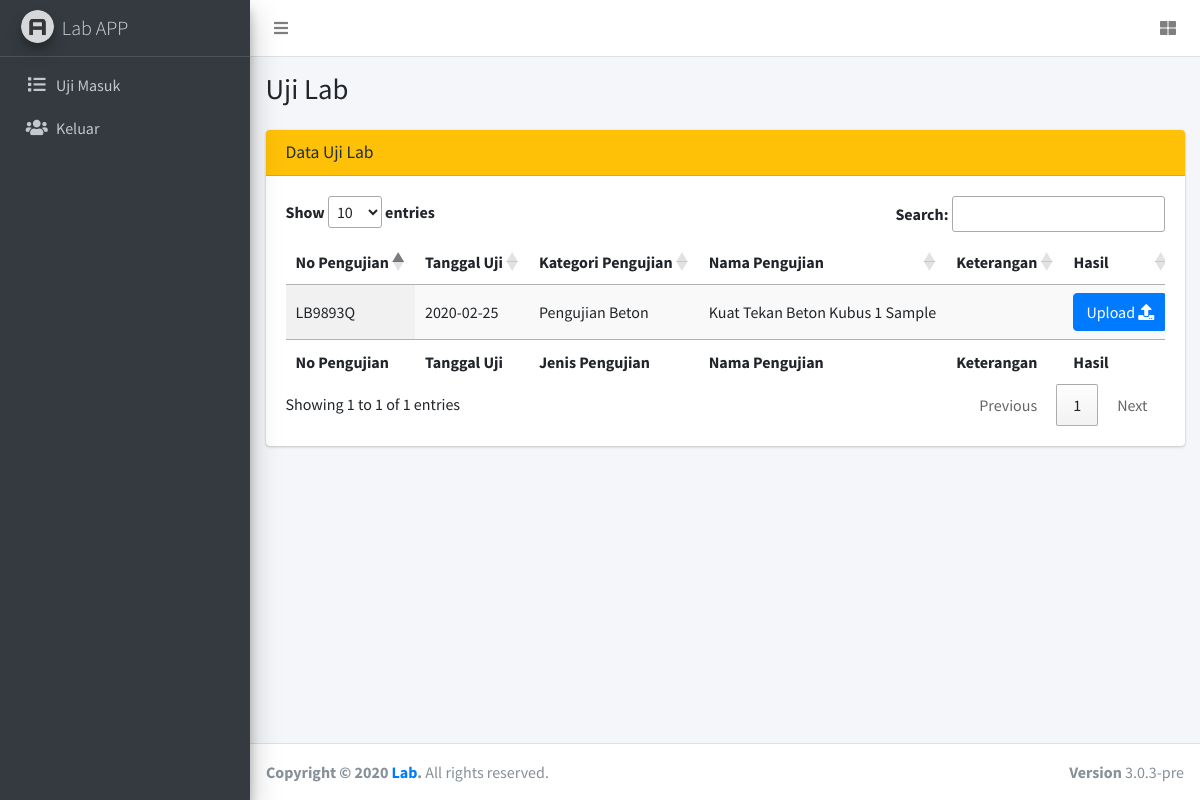
The app's page /index.php/teknisi/awal with its own data.
### tables this page shows
CREATE TABLE `tbl_harga_uji` (
  `id` int(11) NOT NULL,
  `item_uji` text DEFAULT NULL,
  `harga` int(11) DEFAULT NULL,
  `keterangan` varchar(100) DEFAULT '-',
  `kategori` varchar(100) DEFAULT NULL
);

CREATE TABLE `tbl_uji` (
  `faktur` varchar(100) NOT NULL,
  `id_pelanggan` varchar(100) DEFAULT NULL,
  `id_uji` int(11) DEFAULT NULL,
  `jenis_uji` varchar(100) DEFAULT NULL,
  `tanggal_uji` date DEFAULT NULL,
  `bukti_bayar` text DEFAULT '-',
  `hasil_uji` text DEFAULT '-',
  `status_uji` varchar(100) DEFAULT 'pending',
  `jenis_bayar` varchar(100) DEFAULT NULL,
  `teknisi` int(11) DEFAULT NULL,
  `status_periksa` varchar(100) DEFAULT 'penyelia'
);

### application/controllers/Teknisi.php (called while the page is built, shortened)
<?php
class Teknisi extends CI_Controller {
	public function awal(){
		$data['uji'] = $this->db->query("SELECT
			tbl_uji.faktur
			, tbl_uji.id_pelanggan
			, tbl_pelanggan.nama
			, tbl_pelanggan.nope
			, tbl_pelanggan.alamat
			, tbl_pelanggan.nama_perusahaan
			, tbl_pelanggan.email
			, tbl_uji.id_uji
			, tbl_harga_uji.item_uji
			, tbl_harga_uji.harga
			, tbl_harga_uji.keterangan
			, tbl_harga_uji.kategori
			, tbl_uji.jenis_uji
			, tbl_uji.tanggal_uji
			, tbl_uji.bukti_bayar
			, tbl_uji.hasil_uji
			, tbl_uji.status_uji
			FROM
			tbl_harga_uji
			INNER JOIN tbl_uji
			ON (tbl_harga_uji.id = tbl_uji.id_uji)
			INNER JOIN tbl_pelanggan
			ON (tbl_pelanggan.id = tbl_uji.id_pelanggan) where status_uji = 'process';")->result();
		$this->load->view('teknisi/header_teknisi');
		$this->load->view('teknisi/home_teknisi',$data);
		$this->load->view('footer');
	}
}

### index.php (called while the page is built, shortened)
<?php
require_once BASEPATH.'core/CodeIgniter.php';

### application/views/teknisi/home_teknisi.php (the view, shortened to what this page needs)
<div class="content-wrapper">
  <section class="content-header">
    <div class="container-fluid">
      <div class="row mb-2">
        <div class="col-sm-6">
          <h1>Uji Lab</h1>
        </div>
      </div>
    </div>
  </section>
  <section class="content">
    <div class="container-fluid">
      <div class="row">
        <div class="col-md-12">
          <div class="card card-warning">
            <div class="card-header">
              <h3 class="card-title">Data Uji Lab</h3>
            </div>
            <div class="card-body">
              <table id="example1" class="display nowrap" width="100%">
                <thead>
                  <tr>
                    <th>No Pengujian</th>
                    <th>Tanggal Uji</th>
                    <th>Kategori Pengujian</th>
                    <th>Nama Pengujian</th>
                    <th>Keterangan</th>
                    <th>Hasil</th>
                  </tr>
                </thead>
                <tbody>
                  <?php foreach ($uji as $uj) {?>
                    <tr>
                      <td><?php echo $uj->faktur; ?></td>
                      <td><?php echo $uj->tanggal_uji; ?></td>
                      <td><?php echo $uj->kategori; ?></td>
                      <td><?php echo $uj->item_uji; ?></td>
                      <td><?php echo $uj->keterangan; ?></td>
                      <td>
                        <?php if($uj->hasil_uji == '-'){?>
                          <button class="btn btn-primary btn-sucses bukti_bayar" type="button" data-toggle="modal" data-target="#modal-default" data-faktur="<?php echo $uj->faktur; ?>">Upload <span class="fas fa-upload"></span></button>
                        <?php }else{?>
                          <a target="_blank" href="<?php echo $uj->hasil_uji; ?>">Lihat Hasil Uji <span class="fas fa-list"></span></a>
                        <?php } ?>
                      </td>
                    </tr>
                  <?php } ?>
                </tbody>
                <tfoot>
                  <tr>
                    <th>No Pengujian</th>
                    <th>Tanggal Uji</th>
                    <th>Jenis Pengujian</th>
                    <th>Nama Pengujian</th>
                    <th>Keterangan</th>
                    <th>Hasil</th>
                  </tr>
                </tfoot>
              </table>
            </div>
          </div>
        </div>
      </div>
    </div>
  </section>
</div>

### records on screen
tbl_harga_uji: tbl_uji.faktur "LB9893Q", tbl_uji.tanggal_uji "2020-02-25", kategori "Pengujian Beton", item_uji "Kuat Tekan Beton Kubus 1 Sample"
